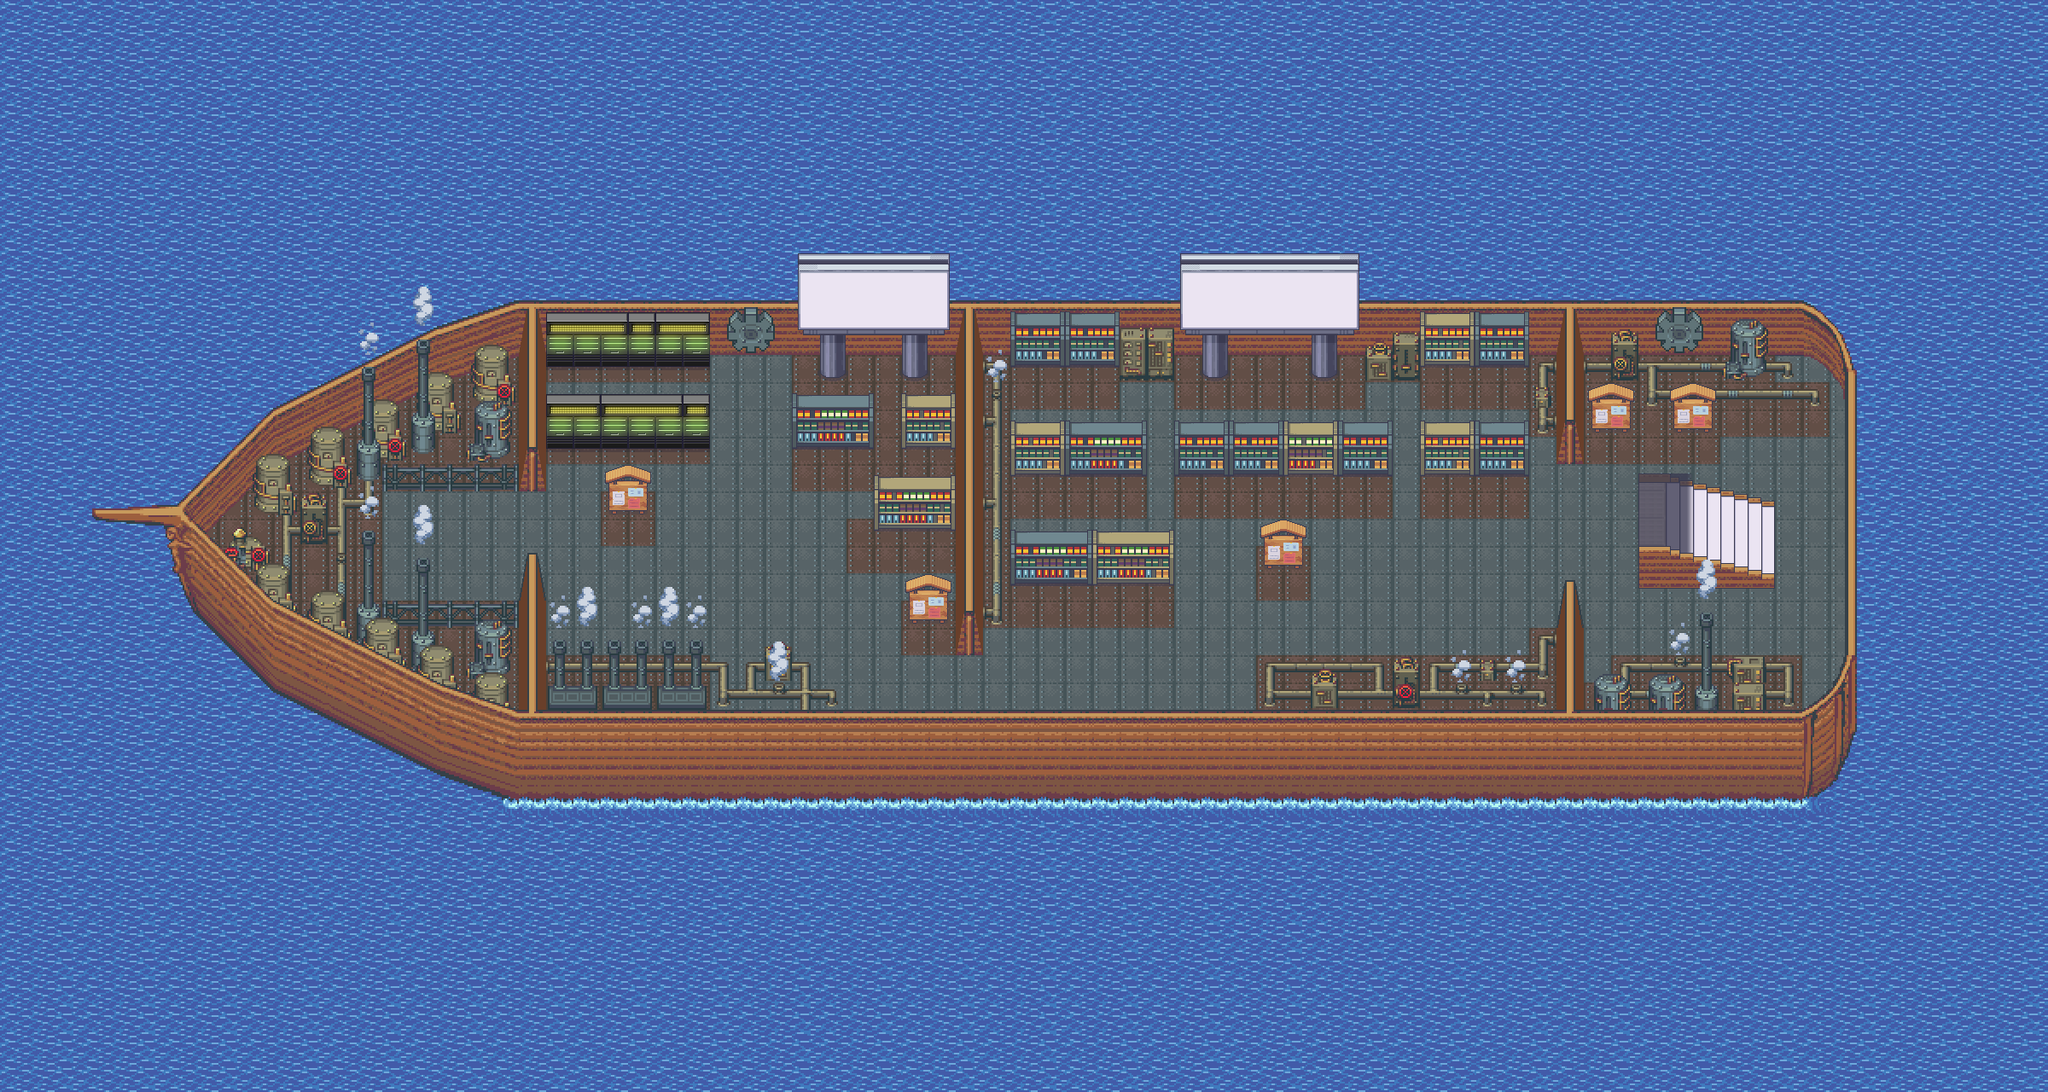

A 2D game scene composited from a Tiled map and its tileset images. What follows is a short description and the map's XML, with each tile layer's data collapsed to a summary:
An orthogonal 75x40 tile map with 32x32 px tiles, 18 tile layers (Uncer Water, Floor, Under Object, Under Object 2, ...).

<map version="1.9" tiledversion="1.9.2" orientation="orthogonal" renderorder="right-down" width="75" height="40" tilewidth="32" tileheight="32" infinite="0" nextlayerid="35" nextobjectid="1">
 <tileset firstgid="1" source="Modern Ship Tileset.tsx" />
 <layer id="30" name="Uncer Water" width="75" height="40">
  <data>[3000 cells, 3000 non-empty, 3 distinct tile ids]</data>
 </layer>
 <layer id="17" name="Floor" width="75" height="40">
  <data>[3000 cells, 801 non-empty, 4 distinct tile ids]</data>
 </layer>
 <layer id="33" name="Under Object" width="75" height="40">
  <data>[3000 cells, 22 non-empty, 15 distinct tile ids]</data>
 </layer>
 <layer id="31" name="Under Object 2" width="75" height="40">
  <data>[3000 cells, 16 non-empty, 11 distinct tile ids]</data>
 </layer>
 <layer id="25" name="Under Object 3" width="75" height="40">
  <data>[3000 cells, 30 non-empty, 6 distinct tile ids]</data>
 </layer>
 <layer id="15" name="Wall" width="75" height="40">
  <data>[3000 cells, 469 non-empty, 118 distinct tile ids]</data>
 </layer>
 <layer id="29" name="Water Anim" width="75" height="40">
  <data>[3000 cells, 49 non-empty, 3 distinct tile ids]</data>
 </layer>
 <layer id="18" name="Upper Floor" width="75" height="40">
  <data>[3000 cells, 0 non-empty, 0 distinct tile ids]</data>
 </layer>
 <layer id="21" name="Carpet" width="75" height="40">
  <data>[3000 cells, 0 non-empty, 0 distinct tile ids]</data>
 </layer>
 <layer id="22" name="Object" width="75" height="40">
  <data>[3000 cells, 369 non-empty, 138 distinct tile ids]</data>
 </layer>
 <layer id="24" name="Object 2" width="75" height="40">
  <data>[3000 cells, 47 non-empty, 23 distinct tile ids]</data>
 </layer>
 <layer id="23" name="Object 3" width="75" height="40">
  <data>[3000 cells, 47 non-empty, 24 distinct tile ids]</data>
 </layer>
 <layer id="32" name="Object 4" width="75" height="40">
  <data>[3000 cells, 2 non-empty, 2 distinct tile ids]</data>
 </layer>
 <layer id="27" name="Gate" width="75" height="40">
  <data>[3000 cells, 0 non-empty, 0 distinct tile ids]</data>
 </layer>
 <layer id="20" name="Label" width="75" height="40">
  <data>[3000 cells, 0 non-empty, 0 distinct tile ids]</data>
 </layer>
 <layer id="19" name="Label 2" width="75" height="40">
  <data>[3000 cells, 0 non-empty, 0 distinct tile ids]</data>
 </layer>
 <layer id="26" name="FG Wall" width="75" height="40">
  <data>[3000 cells, 4 non-empty, 2 distinct tile ids]</data>
 </layer>
 <layer id="28" name="FG Object" width="75" height="40">
  <data>[3000 cells, 51 non-empty, 11 distinct tile ids]</data>
 </layer>
</map>